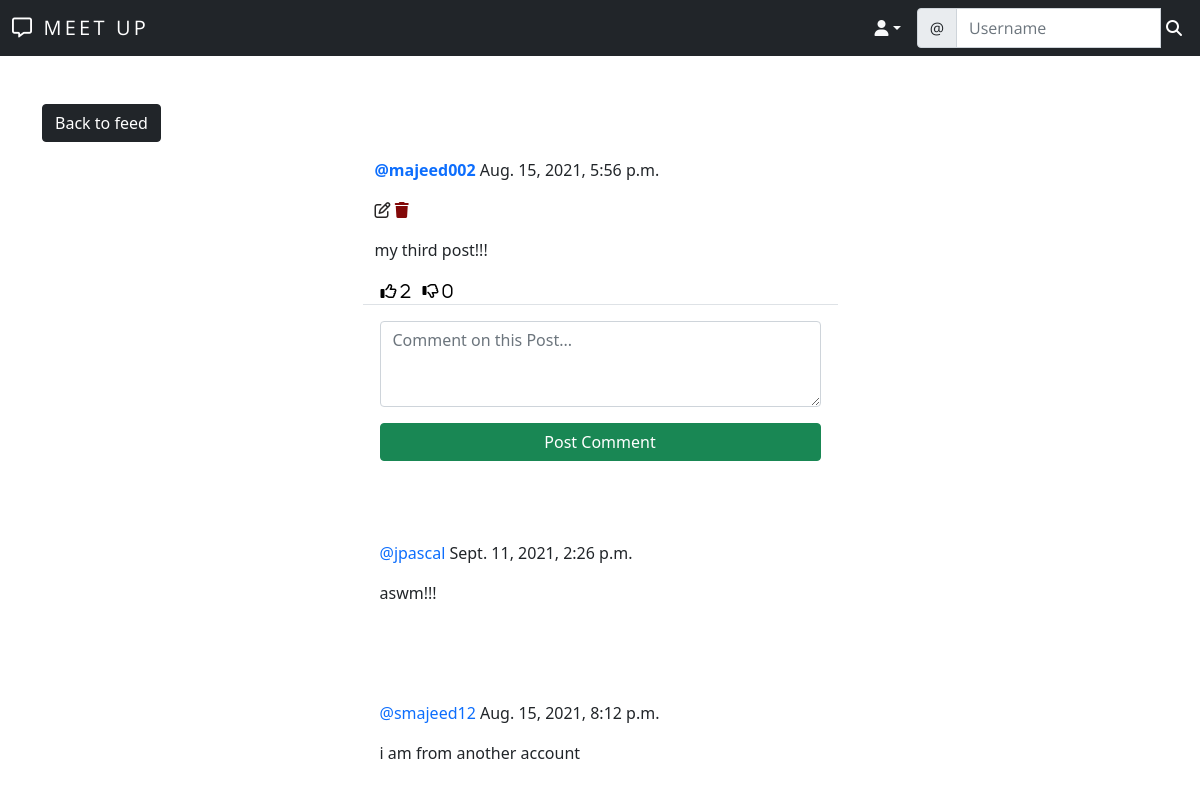
The app's page /meet/post/3/ (signed in) with its own data.
### meet/models.py (models this page shows)
class Post(models.Model):
    body = models.TextField()
    created_on = models.DateTimeField(default=timezone.now)
    author = models.ForeignKey(User, on_delete=models.CASCADE)
    likes = models.ManyToManyField(User, blank=True, related_name='likes')
    dislikes = models.ManyToManyField(User, blank=True, related_name='dislikes')

class Comment(models.Model):
    comment = models.TextField()
    created_on = models.DateTimeField(default=timezone.now)
    post = models.ForeignKey('Post', on_delete=models.CASCADE)
    author = models.ForeignKey(User, on_delete=models.CASCADE)

### meet/views.py (the view, shortened to what this page needs)
# urls.py: path('post/<int:pk>/', PostDetailView.as_view(), name='post_detail'),
class PostDetailView(LoginRequiredMixin, View):
    def get(self, request, pk, *args, **kwargs):
        post = Post.objects.get(pk=pk)
        form = CommentForm()
        comments = Comment.objects.filter(post=post).order_by('-created_on')
        context = {
            'post': post,
            'form': form,
            'comments': comments,
        }
        return render(request, 'meet/post_detail.html', context)

### meet/forms.py
class CommentForm(forms.ModelForm):
    comment = forms.CharField(
        label='',
        widget=forms.Textarea(
            attrs={'rows': '3',
                   'placeholder': 'Comment on this Post...'}
        ))
    class Meta:
        model = Comment
        fields = ['comment']

### meet/templates/meet/post_detail.html (shortened to what this page needs)
{% extends 'landing/base.html' %}
{% load crispy_forms_tags %}
{% block content %}
<div class="container">
    <div class="row mt-5 ">
        <div class="col-md-5 col-sm-6">
            <a href="{% url 'post_list' %}" class="btn btn-dark">Back to feed</a>
        </div>
    </div>
    <div class="row justify-content-center mt-3 ">
        <div class="col-md-5 col-sm-12 border-bottom">
            <p><strong><a style="text-decoration: none" class="text-primary" href="{% url 'profile' post.author.profile.pk %}">@{{ post.author }}</a></strong> {{ post.created_on }}</p>
                {% if request.user == post.author %}
                <a href="{% url 'post_edit' post.pk %}" style="color: rgb(41, 39, 39);" ><i class="far fa-edit" title="Edit post"></i></a>
                <a href="{% url 'post_delete' post.pk %}" style="color:rgb(131, 9, 9);"><i class="fas fa-trash" title="Delete post"></i></a>
            {% endif %}
            <p>{{ post.body }}</p>
            <div class="d-flex flex-row">
                <form method="POST" action="{% url 'like' post.pk %}">
                    <button style="background-color: transparent; border: none; box-shadow: none;" type="submit">
                        <i class="far fa-thumbs-up"> <span>{{ post.likes.all.count }}</span></i>
                    </button>
                </form>
                <form method="POST" action="{% url 'dislike' post.pk %}">
                    <button style="background-color: transparent; border: none; box-shadow: none;" type="submit">
                        <i class="far fa-thumbs-down"> <span>{{ post.dislikes.all.count }}</span></i>
                    </button>
                </form>
        </div>
    </div>
    <div class="row justify-content-center mt-3 mb-5 ">
        <div class="col-md-5 col-sm-12 ">
            <form method="POST">
                {{ form | crispy }}
                <div class="d-grid gap-2">
                    <button class="btn btn-success mt-3">Post Comment</button>
                </div>
            </form>
        </div>
    </div>
    {% for comment in comments %}
    <div class="row justify-content-center mt-3 mb-5">
        <div class="col-md-5 col-sm-12">
            <p>
                <p><a style="text-decoration: none" class="text-primary" href="{% url 'profile' comment.author.profile.pk %}">@{{ comment.author }}</a> {{ comment.created_on }}</p>
        </p>
            <p>{{ comment.comment }}</p>
        </div>
    </div>
    {% endfor %}
</div>
{% endblock content %}

### records on screen
Post: author "majeed002", created_on "Aug. 15, 2021, 5:56 p.m.", body "my third post!!!", likes.all.count "2", dislikes.all.count "0"
Comment: author "jpascal", created_on "Sept. 11, 2021, 2:26 p.m.", comment "aswm!!!"
Comment: author "smajeed12", created_on "Aug. 15, 2021, 8:12 p.m.", comment "i am from another account"
